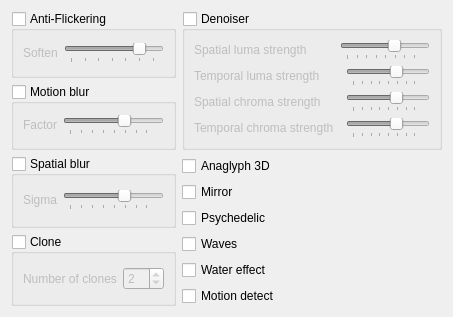
  <widget class="QWidget" name="tab_9">
   <attribute name="title">
    <string>Advanced</string>
   </attribute>
   <layout class="QGridLayout" name="gridLayout_7">
    <item row="2" column="1" rowspan="2">
     <layout class="QVBoxLayout" name="verticalLayout">
      <item>
       <widget class="QCheckBox" name="anaglyphEnable">
        <property name="text">
         <string>Anaglyph 3D</string>
        </property>
       </widget>
      </item>
      <item>
       <widget class="QCheckBox" name="mirrorEnable">
        <property name="text">
         <string>Mirror</string>
        </property>
       </widget>
      </item>
      <item>
       <widget class="QCheckBox" name="psychedelicEnable">
        <property name="text">
         <string>Psychedelic</string>
        </property>
       </widget>
      </item>
      <item>
       <widget class="QCheckBox" name="waveEnable">
        <property name="text">
         <string>Waves</string>
        </property>
       </widget>
      </item>
      <item>
       <widget class="QCheckBox" name="rippleEnable">
        <property name="text">
         <string>Water effect</string>
        </property>
       </widget>
      </item>
      <item>
       <widget class="QCheckBox" name="motiondetectEnable">
        <property name="text">
         <string>Motion detect</string>
        </property>
       </widget>
      </item>
     </layout>
    </item>
    <item row="2" column="0">
     <widget class="QGroupBox" name="gaussianblurEnable">
      <property name="title">
       <string>Spatial blur</string>
      </property>
      <property name="checkable">
       <bool>true</bool>
      </property>
      <property name="checked">
       <bool>false</bool>
      </property>
      <layout class="QGridLayout" name="gridLayout_17">
       <item row="0" column="0">
        <widget class="QLabel" name="label_35">
         <property name="text">
          <string>Sigma</string>
         </property>
         <property name="buddy">
          <cstring>blurFactorSlider</cstring>
         </property>
        </widget>
       </item>
       <item row="0" column="1">
        <widget class="QSlider" name="gaussianblurSigmaSlider">
         <property name="minimum">
          <number>1</number>
         </property>
         <property name="maximum">
          <number>127</number>
         </property>
         <property name="value">
          <number>80</number>
         </property>
         <property name="orientation">
          <enum>Qt::Horizontal</enum>
         </property>
         <property name="tickPosition">
          <enum>QSlider::TicksBelow</enum>
         </property>
         <property name="tickInterval">
          <number>16</number>
         </property>
        </widget>
       </item>
      </layout>
     </widget>
    </item>
    <item row="1" column="0">
     <widget class="QGroupBox" name="motionblurEnable">
      <property name="title">
       <string>Motion blur</string>
      </property>
      <property name="checkable">
       <bool>true</bool>
      </property>
      <property name="checked">
       <bool>false</bool>
      </property>
      <layout class="QGridLayout" name="gridLayout_16">
       <item row="0" column="0">
        <widget class="QLabel" name="label_34">
         <property name="text">
          <string>Factor</string>
         </property>
         <property name="buddy">
          <cstring>blurFactorSlider</cstring>
         </property>
        </widget>
       </item>
       <item row="0" column="1">
        <widget class="QSlider" name="blurFactorSlider">
         <property name="minimum">
          <number>1</number>
         </property>
         <property name="maximum">
          <number>127</number>
         </property>
         <property name="value">
          <number>80</number>
         </property>
         <property name="orientation">
          <enum>Qt::Horizontal</enum>
         </property>
         <property name="tickPosition">
          <enum>QSlider::TicksBelow</enum>
         </property>
         <property name="tickInterval">
          <number>16</number>
         </property>
        </widget>
       </item>
      </layout>
     </widget>
    </item>
    <item row="0" column="0">
     <widget class="QGroupBox" name="antiflickerEnable">
      <property name="title">
       <string>Anti-Flickering</string>
      </property>
      <property name="checkable">
       <bool>true</bool>
      </property>
      <property name="checked">
       <bool>false</bool>
      </property>
      <layout class="QGridLayout" name="gridLayout_18">
       <item row="0" column="0">
        <widget class="QLabel" name="label_36">
         <property name="text">
          <string>Soften</string>
         </property>
         <property name="buddy">
          <cstring>blurFactorSlider</cstring>
         </property>
        </widget>
       </item>
       <item row="0" column="1">
        <widget class="QSlider" name="antiflickerSofteningSizeSlider">
         <property name="minimum">
          <number>0</number>
         </property>
         <property name="maximum">
          <number>100</number>
         </property>
         <property name="value">
          <number>80</number>
         </property>
         <property name="orientation">
          <enum>Qt::Horizontal</enum>
         </property>
         <property name="tickPosition">
          <enum>QSlider::TicksBelow</enum>
         </property>
         <property name="tickInterval">
          <number>16</number>
         </property>
        </widget>
       </item>
      </layout>
     </widget>
    </item>
    <item row="0" column="1" rowspan="2">
     <widget class="QGroupBox" name="hqdn3dEnable">
      <property name="title">
       <string>Denoiser</string>
      </property>
      <property name="checkable">
       <bool>true</bool>
      </property>
      <property name="checked">
       <bool>false</bool>
      </property>
      <layout class="QGridLayout" name="gridLayout_12">
       <item row="0" column="0">
        <widget class="QLabel" name="label_44">
         <property name="text">
          <string>Spatial luma strength</string>
         </property>
         <property name="buddy">
          <cstring>blurFactorSlider</cstring>
         </property>
        </widget>
       </item>
       <item row="0" column="1" colspan="2">
        <widget class="QSlider" name="hqdn3dLumaSpatSlider">
         <property name="minimum">
          <number>1</number>
         </property>
         <property name="maximum">
          <number>127</number>
         </property>
         <property name="value">
          <number>80</number>
         </property>
         <property name="orientation">
          <enum>Qt::Horizontal</enum>
         </property>
         <property name="tickPosition">
          <enum>QSlider::TicksBelow</enum>
         </property>
         <property name="tickInterval">
          <number>16</number>
         </property>
        </widget>
       </item>
       <item row="1" column="0" colspan="2">
        <widget class="QLabel" name="label_45">
         <property name="text">
          <string>Temporal luma strength</string>
         </property>
         <property name="buddy">
          <cstring>blurFactorSlider</cstring>
         </property>
        </widget>
       </item>
       <item row="1" column="2">
        <widget class="QSlider" name="hqdn3dLumaTempSlider">
         <property name="minimum">
          <number>1</number>
         </property>
         <property name="maximum">
          <number>127</number>
         </property>
         <property name="value">
          <number>80</number>
         </property>
         <property name="orientation">
          <enum>Qt::Horizontal</enum>
         </property>
         <property name="tickPosition">
          <enum>QSlider::TicksBelow</enum>
         </property>
         <property name="tickInterval">
          <number>16</number>
         </property>
        </widget>
       </item>
       <item row="2" column="0" colspan="2">
        <widget class="QLabel" name="label_46">
         <property name="text">
          <string>Spatial chroma strength</string>
         </property>
         <property name="buddy">
          <cstring>blurFactorSlider</cstring>
         </property>
        </widget>
       </item>
       <item row="2" column="2">
        <widget class="QSlider" name="hqdn3dChromaSpatSlider">
         <property name="minimum">
          <number>1</number>
         </property>
         <property name="maximum">
          <number>127</number>
         </property>
         <property name="value">
          <number>80</number>
         </property>
         <property name="orientation">
          <enum>Qt::Horizontal</enum>
         </property>
         <property name="tickPosition">
          <enum>QSlider::TicksBelow</enum>
         </property>
         <property name="tickInterval">
          <number>16</number>
         </property>
        </widget>
       </item>
       <item row="3" column="0">
        <widget class="QLabel" name="label_47">
         <property name="text">
          <string>Temporal chroma strength</string>
         </property>
         <property name="buddy">
          <cstring>blurFactorSlider</cstring>
         </property>
        </widget>
       </item>
       <item row="3" column="2">
        <widget class="QSlider" name="hqdn3dChromaTempSlider">
         <property name="minimum">
          <number>1</number>
         </property>
         <property name="maximum">
          <number>127</number>
         </property>
         <property name="value">
          <number>80</number>
         </property>
         <property name="orientation">
          <enum>Qt::Horizontal</enum>
         </property>
         <property name="tickPosition">
          <enum>QSlider::TicksBelow</enum>
         </property>
         <property name="tickInterval">
          <number>16</number>
         </property>
        </widget>
       </item>
      </layout>
     </widget>
    </item>
    <item row="3" column="0">
     <widget class="QGroupBox" name="cloneEnable">
      <property name="sizePolicy">
       <sizepolicy hsizetype="MinimumExpanding" vsizetype="Preferred">
        <horstretch>0</horstretch>
        <verstretch>0</verstretch>
       </sizepolicy>
      </property>
      <property name="title">
       <string>Clone</string>
      </property>
      <property name="checkable">
       <bool>true</bool>
      </property>
      <property name="checked">
       <bool>false</bool>
      </property>
      <layout class="QGridLayout" name="gridLayout_0">
       <item row="0" column="0">
        <widget class="QLabel" name="label_9">
         <property name="text">
          <string>Number of clones</string>
         </property>
         <property name="buddy">
          <cstring>cloneCountSpin</cstring>
         </property>
        </widget>
       </item>
       <item row="0" column="1">
        <widget class="QSpinBox" name="cloneCountSpin">
         <property name="minimum">
          <number>1</number>
         </property>
         <property name="value">
          <number>2</number>
         </property>
        </widget>
       </item>
      </layout>
     </widget>
    </item>
   </layout>
  </widget>
